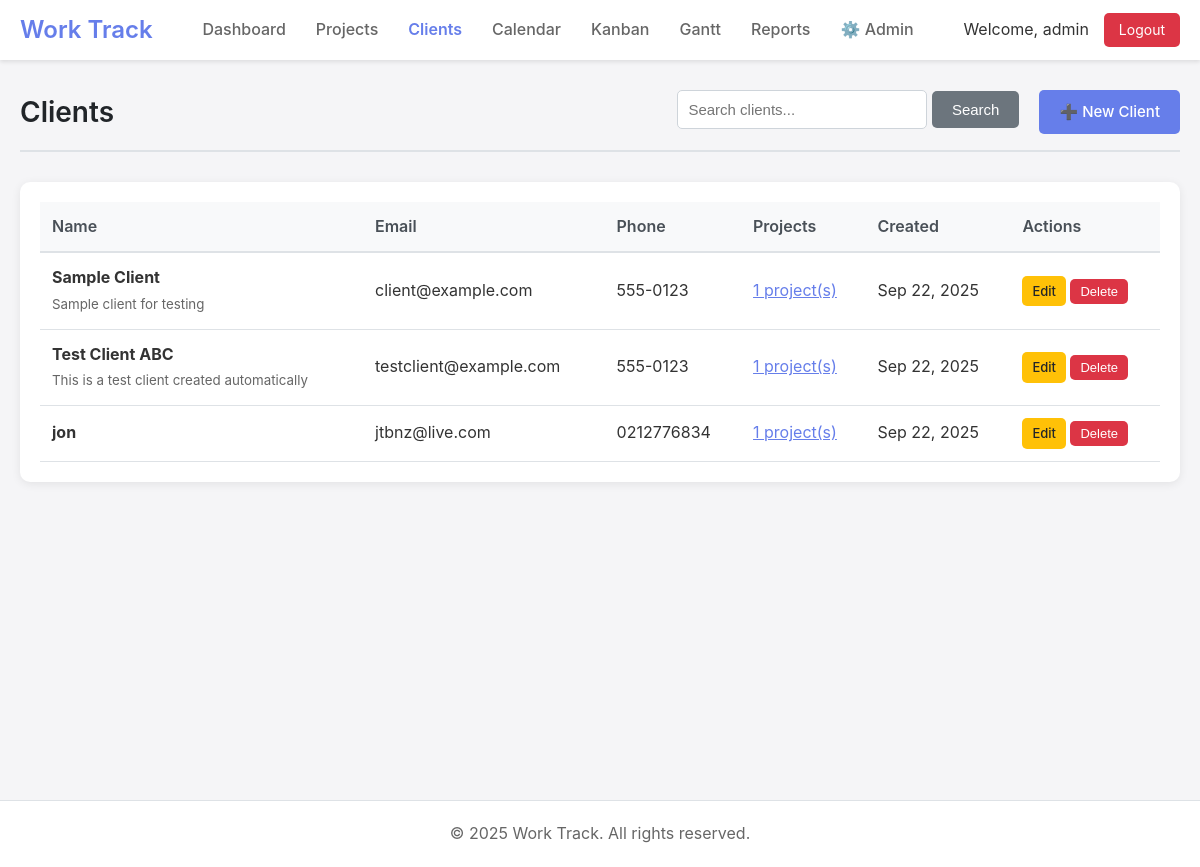
The page /clients.php (signed in) on the database its author committed.
### tables this page shows
CREATE TABLE clients (
    id INTEGER PRIMARY KEY AUTOINCREMENT,
    name TEXT NOT NULL,
    address TEXT,
    phone TEXT,
    email TEXT,
    remarks TEXT,
    created_at DATETIME DEFAULT CURRENT_TIMESTAMP,
    updated_at DATETIME DEFAULT CURRENT_TIMESTAMP,
    created_by INTEGER REFERENCES users(id),
    updated_by INTEGER REFERENCES users(id)
);

### includes/db.php (called while the page is built, shortened)
<?php
class Database {
    private static $instance = null;
    private $conn;
    private function __construct() {
        try {
            $this->conn = new PDO('sqlite:' . DB_PATH);
            $this->conn->setAttribute(PDO::ATTR_ERRMODE, PDO::ERRMODE_EXCEPTION);
            $this->conn->setAttribute(PDO::ATTR_DEFAULT_FETCH_MODE, PDO::FETCH_ASSOC);
            $this->conn->exec('PRAGMA foreign_keys = ON');
        } catch (PDOException $e) {
            die("Connection failed: " . $e->getMessage());
        }
    }
    public static function getInstance() {
        if (!self::$instance) {
            self::$instance = new Database();
        }
        return self::$instance;
    }
    public function query($sql, $params = []) {
        try {
            $stmt = $this->conn->prepare($sql);
            $stmt->execute($params);
            return $stmt;
        } catch (PDOException $e) {
            if (DEBUG_MODE) {
                throw $e;
            }
            error_log($e->getMessage());
            return false;
        }
    }
    public function fetchAll($sql, $params = []) {
        $stmt = $this->query($sql, $params);
        return $stmt ? $stmt->fetchAll() : [];
    }
}
?>

### includes/models/Client.php (called while the page is built, shortened)
<?php
require_once dirname(__DIR__) . '/db.php';
class Client {
    private $db;
    public function __construct() {
        $this->db = Database::getInstance();
    }
    public function getAll() {
        return $this->db->fetchAll("
            SELECT c.*,
                   COUNT(DISTINCT p.id) as project_count,
                   u1.username as created_by_name,
                   u2.username as updated_by_name
            FROM clients c
            LEFT JOIN projects p ON c.id = p.client_id
            LEFT JOIN users u1 ON c.created_by = u1.id
            LEFT JOIN users u2 ON c.updated_by = u2.id
            GROUP BY c.id
            ORDER BY c.name ASC
        ");
    }
}

### clients.php (the view, shortened to what this page needs)
<?php
require_once 'includes/header.php';
require_once 'includes/models/Client.php';
$clientModel = new Client();
$searchQuery = $_GET['search'] ?? '';
if ($searchQuery) {
    $clients = $clientModel->search($searchQuery);
} else {
    $clients = $clientModel->getAll();
}
$editClient = null;
$showForm = isset($_GET['action']) && $_GET['action'] === 'new' || $editClient;
?>
<div class="page-header">
    <h1 class="page-title">Clients</h1>
    <div class="page-actions">
        <form method="GET" style="display: inline-block; margin-right: 10px;">
            <input type="text" name="search" placeholder="Search clients..." value="<?php echo htmlspecialchars($searchQuery); ?>" class="form-control" style="width: 250px; display: inline-block;">
            <button type="submit" class="btn btn-secondary">Search</button>
        </form>
        <a href="?action=new" class="btn btn-primary">➕ New Client</a>
    </div>
</div>
<?php if ($showForm): ?>
<div class="form-container">
    <h2><?php echo $editClient ? 'Edit Client' : 'New Client'; ?></h2>
    <form method="POST">
        <input type="hidden" name="action" value="<?php echo $editClient ? 'update' : 'create'; ?>">
        <?php if ($editClient): ?>
            <input type="hidden" name="id" value="<?php echo $editClient['id']; ?>">
        <?php endif; ?>
        <div class="form-group">
            <label for="name">Name *</label>
            <input type="text" id="name" name="name" class="form-control" value="<?php echo htmlspecialchars($editClient['name'] ?? ''); ?>" required>
        </div>
        <div class="form-group">
            <label for="address">Address</label>
            <textarea id="address" name="address" class="form-control"><?php echo htmlspecialchars($editClient['address'] ?? ''); ?></textarea>
        </div>
        <div class="form-group">
            <label for="phone">Phone</label>
            <input type="tel" id="phone" name="phone" class="form-control" value="<?php echo htmlspecialchars($editClient['phone'] ?? ''); ?>">
        </div>
        <div class="form-group">
            <label for="email">Email</label>
            <input type="email" id="email" name="email" class="form-control" value="<?php echo htmlspecialchars($editClient['email'] ?? ''); ?>">
        </div>
        <div class="form-group">
            <label for="remarks">Remarks</label>
            <textarea id="remarks" name="remarks" class="form-control"><?php echo htmlspecialchars($editClient['remarks'] ?? ''); ?></textarea>
        </div>
        <div style="display: flex; gap: 10px;">
            <button type="submit" class="btn btn-primary">Save Client</button>
            <a href="clients.php" class="btn btn-secondary">Cancel</a>
        </div>
    </form>
</div>
<?php else: ?>
<div class="table-container">
    <table>
        <thead>
            <tr>
                <th>Name</th>
                <th>Email</th>
                <th>Phone</th>
                <th>Projects</th>
                <th>Created</th>
                <th>Actions</th>
            </tr>
        </thead>
        <tbody>
            <?php foreach ($clients as $client): ?>
                <tr>
                    <td>
                        <strong><?php echo htmlspecialchars($client['name']); ?></strong>
                        <?php if ($client['remarks']): ?>
                            <br><small style="color: #666;"><?php echo htmlspecialchars(substr($client['remarks'], 0, 50)); ?></small>
                        <?php endif; ?>
                    </td>
                    <td><?php echo htmlspecialchars($client['email'] ?? '-'); ?></td>
                    <td><?php echo htmlspecialchars($client['phone'] ?? '-'); ?></td>
                    <td>
                        <?php if ($client['project_count'] > 0): ?>
                            <a href="projects.php?client=<?php echo $client['id']; ?>" style="color: #667eea;">
                                <?php echo $client['project_count']; ?> project(s)
                            </a>
                        <?php else: ?>
                            <span style="color: #999;">0 projects</span>
                        <?php endif; ?>
                    </td>
                    <td><?php echo date('M j, Y', strtotime($client['created_at'])); ?></td>
                    <td>
                        <a href="?edit=<?php echo $client['id']; ?>" class="btn btn-sm btn-warning">Edit</a>
                        <form method="POST" style="display: inline-block;" onsubmit="return confirm('Are you sure you want to delete this client?');">
                            <button type="submit" class="btn btn-sm btn-danger">Delete</button>
                        </form>
                    </td>
                </tr>
            <?php endforeach; ?>
        </tbody>
    </table>
</div>
<?php endif; ?>
<?php require_once 'includes/footer.php'; ?>

### public/css/style.css (style rules this page uses)
* { margin: 0; padding: 0; box-sizing: border-box; }
body { font-family: -apple-system, BlinkMacSystemFont, "Segoe UI", Roboto, "Helvetica Neue", Arial, sans-serif; background: #f5f5f7; color: #333; line-height: 1.6; }
.table-container { background: white; border-radius: 10px; padding: 20px; box-shadow: 0 2px 10px rgba(0,0,0,0.08); overflow-x: auto; }
table { width: 100%; border-collapse: collapse; }
th { text-align: left; padding: 12px; background: #f8f9fa; font-weight: 600; color: #495057; border-bottom: 2px solid #dee2e6; }
td { padding: 12px; border-bottom: 1px solid #dee2e6; }
.form-control { width: 100%; padding: 10px; border: 1px solid #ced4da; border-radius: 5px; font-size: 15px; transition: border-color 0.3s; }
.btn { padding: 10px 20px; border: none; border-radius: 5px; font-size: 15px; font-weight: 500; cursor: pointer; transition: all 0.3s; text-decoration: none; display: inline-block; }
.btn-primary { background: #667eea; color: white; }
.btn-danger { background: #dc3545; color: white; }
.btn-warning { background: #ffc107; color: #212529; }
.btn-secondary { background: #6c757d; color: white; }
.page-header { margin-bottom: 30px; padding-bottom: 15px; border-bottom: 2px solid #dee2e6; display: flex; justify-content: space-between; align-items: center; }
.page-title { font-size: 28px; font-weight: 600; color: #212529; }
.page-actions { display: flex; gap: 10px; }

### clients.php (style rules this page uses)
.btn-sm { padding: 5px 10px; font-size: 13px; }

### rows shown on the page
clients: name "Sample Client", remarks "Sample client for testing", email "client@example.com", phone "555-0123", project_count "1", created_at "Sep 22, 2025"
clients: name "Test Client ABC", remarks "This is a test client created automatically", email "testclient@example.com", phone "555-0123", project_count "1", created_at "Sep 22, 2025"
clients: name "jon", email "jtbnz@live.com", phone "0212776834", project_count "1", created_at "Sep 22, 2025"

### other values the page prints
SITE_NAME "Work Track"
Auth::getCurrentUsername() "admin"
